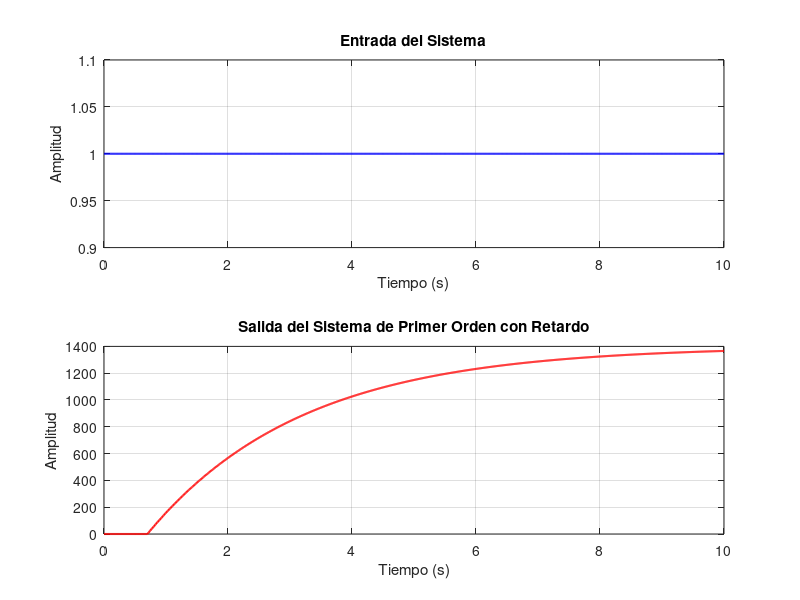

Reproduce this figure in MATLAB.

% Parámetros del sistema
K = 1400;  % Ganancia
tau = 2.5; % Constante de tiempo
delay = 0.7; % Retardo

% Definición del tiempo
t = 0:0.01:10; % Vector de tiempo de 0 a 10 segundos con incrementos de 0.01 segundos

% Entrada del sistema (escalón unitario)
u = ones(size(t));

% Salida del sistema de primer orden con retardo
y = K * (1 - exp(-(t-delay)/tau)) .* (t >= delay);

% Graficar los resultados
figure;
subplot(2,1,1);
plot(t, u, 'b', 'LineWidth', 1.5);
title('Entrada del Sistema');
xlabel('Tiempo (s)');
ylabel('Amplitud');
grid on;

subplot(2,1,2);
plot(t, y, 'r', 'LineWidth', 1.5);
title('Salida del Sistema de Primer Orden con Retardo');
xlabel('Tiempo (s)');
ylabel('Amplitud');
grid on;